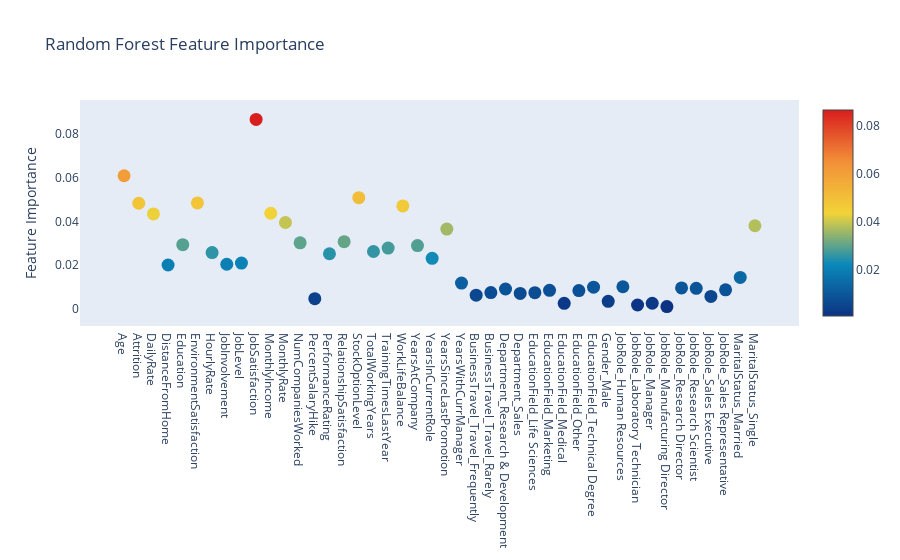

Notebook code for this chart:
### Code cell
# Scatter plot 
trace = go.Scatter(
    y = rf_clf.feature_importances_,
    x = df.columns.values,
    mode = 'markers',
    marker = dict(
        sizemode = 'diameter',
        sizeref = 1,
        size = 13,
        #size= rf.feature_importances_,
        #color = np.random.randn(500), #set color equal to a variable
        color = rf_clf.feature_importances_,
        colorscale = 'Portland',
        showscale = True
    ),
    text = df.columns.values
)
data = [trace]

layout = go.Layout(
    autosize = True,
    title = 'Random Forest Feature Importance',
    hovermode = 'closest',
    xaxis = dict(
        ticklen = 5,
        showgrid = False,
        zeroline = False,
        showline = False
    ),
    yaxis = dict(
        title = 'Feature Importance',
        showgrid = False,
        zeroline = False,
        ticklen = 5,
        gridwidth = 2
    ),
    showlegend = False
)
fig = go.Figure(data = data, layout = layout)
py.iplot(fig, filename = 'scatter_rfclf_01')

### Figure 1 — Plotly figure (JSON) as saved in the notebook; plotly's stock layout.template omitted (floating-point values rounded to 4 significant figures)
{"data": [{"marker": {"color": [0.06089, 0.04829, 0.0434, 0.02002, 0.02934, 0.04847, 0.0257, 0.02035, 0.02092, 0.08669, 0.04371, 0.03949, 0.03017, 0.004587, 0.02516, 0.03068, 0.05086, 0.0262, 0.02775, 0.04708, 0.02893, 0.02309, 0.03649, 0.01172, 0.006205, 0.007406, 0.009013, 0.007001, 0.00733, 0.008405, 0.002449, 0.008313, 0.009839, 0.003388, 0.01006, 0.001684, 0.002488, 0.0009706, 0.009528, 0.009315, 0.005641, 0.008649, 0.01434, 0.03799], "colorscale": [[0, "rgb(12,51,131)"], [0.25, "rgb(10,136,186)"], [0.5, "rgb(242,211,56)"], [0.75, "rgb(242,143,56)"], [1, "rgb(217,30,30)"]], "showscale": true, "size": 13, "sizemode": "diameter", "sizeref": 1}, "mode": "markers", "text": ["Age", "Attrition", "DailyRate", "DistanceFromHome", "Education", "EnvironmentSatisfaction", "HourlyRate", "JobInvolvement", "JobLevel", "JobSatisfaction", "MonthlyIncome", "MonthlyRate", "NumCompaniesWorked", "PercentSalaryHike", "PerformanceRating", "RelationshipSatisfaction", "StockOptionLevel", "TotalWorkingYears", "TrainingTimesLastYear", "WorkLifeBalance", "YearsAtCompany", "YearsInCurrentRole", "YearsSinceLastPromotion", "YearsWithCurrManager", "BusinessTravel_Travel_Frequently", "BusinessTravel_Travel_Rarely", "Department_Research & Development", "Department_Sales", "EducationField_Life Sciences", "EducationField_Marketing", "EducationField_Medical", "EducationField_Other", "EducationField_Technical Degree", "Gender_Male", "JobRole_Human Resources", "JobRole_Laboratory Technician", "JobRole_Manager", "JobRole_Manufacturing Director", "JobRole_Research Director", "JobRole_Research Scientist", "JobRole_Sales Executive", "JobRole_Sales Representative", "MaritalStatus_Married", "MaritalStatus_Single", "OverTime_Yes"], "type": "scatter", "x": ["Age", "Attrition", "DailyRate", "DistanceFromHome", "Education", "EnvironmentSatisfaction", "HourlyRate", "JobInvolvement", "JobLevel", "JobSatisfaction", "MonthlyIncome", "MonthlyRate", "NumCompaniesWorked", "PercentSalaryHike", "PerformanceRating", "RelationshipSatisfaction", "StockOptionLevel", "TotalWorkingYears", "TrainingTimesLastYear", "WorkLifeBalance", "YearsAtCompany", "YearsInCurrentRole", "YearsSinceLastPromotion", "YearsWithCurrManager", "BusinessTravel_Travel_Frequently", "BusinessTravel_Travel_Rarely", "Department_Research & Development", "Department_Sales", "EducationField_Life Sciences", "EducationField_Marketing", "EducationField_Medical", "EducationField_Other", "EducationField_Technical Degree", "Gender_Male", "JobRole_Human Resources", "JobRole_Laboratory Technician", "JobRole_Manager", "JobRole_Manufacturing Director", "JobRole_Research Director", "JobRole_Research Scientist", "JobRole_Sales Executive", "JobRole_Sales Representative", "MaritalStatus_Married", "MaritalStatus_Single", "OverTime_Yes"], "y": [0.06089, 0.04829, 0.0434, 0.02002, 0.02934, 0.04847, 0.0257, 0.02035, 0.02092, 0.08669, 0.04371, 0.03949, 0.03017, 0.004587, 0.02516, 0.03068, 0.05086, 0.0262, 0.02775, 0.04708, 0.02893, 0.02309, 0.03649, 0.01172, 0.006205, 0.007406, 0.009013, 0.007001, 0.00733, 0.008405, 0.002449, 0.008313, 0.009839, 0.003388, 0.01006, 0.001684, 0.002488, 0.0009706, 0.009528, 0.009315, 0.005641, 0.008649, 0.01434, 0.03799]}], "layout": {"autosize": true, "hovermode": "closest", "showlegend": false, "title": {"text": "Random Forest Feature Importance"}, "xaxis": {"showgrid": false, "showline": false, "ticklen": 5, "zeroline": false}, "yaxis": {"gridwidth": 2, "showgrid": false, "ticklen": 5, "title": {"text": "Feature Importance"}, "zeroline": false}}}
